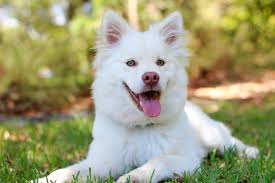
#> input picture puppy.jpg, 275 x 183 px
$ jupyter execute Week2.ipynb
#> lines starting #> are read from the running program, lines starting #| are printed output that depends on the picture; long printed decimals are rounded
[cell 1]
import cv2
import numpy as np
from matplotlib import pyplot as plt

### Load Image

[cell 2]
img1 = cv2.imread("puppy.jpg", 0)
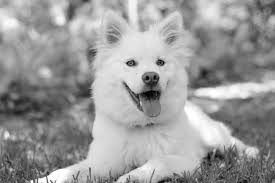
#> img1: shape (183, 275); min 0, max 255, mean 154.2

### Rotate image

[cell 3]
(h1, w1) = img1.shape[:2]
#> h1 = 183; w1 = 275
center1 = (w1 / 2, h1 / 2)
#> center1 = (137.5, 91.5)

M1 = cv2.getRotationMatrix2D(center1, 30, 1.0)
rotated_img1 = cv2.warpAffine(img1, M1, (w1, h1))
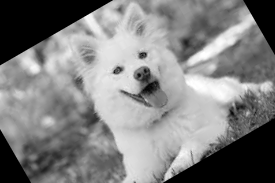
#> rotated_img1: shape (183, 275); min 0, max 255, mean 128.7

### Calculate Histogram

[cell 4]
hist1 = cv2.calcHist([img1], [0], None, [64], [0, 256])
#> hist1 = 64 values, max 1834 at index 49, min 13 at index 4, mean 786.3
cv2.normalize(hist1, hist1)

rotated_hist1 = cv2.calcHist([rotated_img1[rotated_img1 != 0]], [0], None, [64], [0, 256])
#> rotated_hist1 = 64 values, max 1689 at index 49, min 7 at index 0, mean 647.1
rotated_hist1 = cv2.normalize(rotated_hist1, rotated_hist1)
#> rotated_hist1 = 64 values, max 0.264 at index 49, min 0.0011 at index 0, mean 0.101

### Plot Images with Histogram

[cell 5]
fig, (ax1, ax2) = plt.subplots(nrows=2, ncols=2, figsize=(20, 12))
ax1[0].set_axis_off()
ax1[0].imshow(img1, cmap='gray')
ax1[1].grid()
ax1[1].set_title('Histogram of image', fontsize=16, color="red")
ax1[1].plot(hist1)
ax2[0].set_axis_off()
ax2[0].imshow(rotated_img1, cmap='gray')
ax2[1].grid()
ax2[1].set_title('Histogram of rotated image', fontsize=16, color="red")
ax2[1].plot(rotated_hist1)
plt.show()
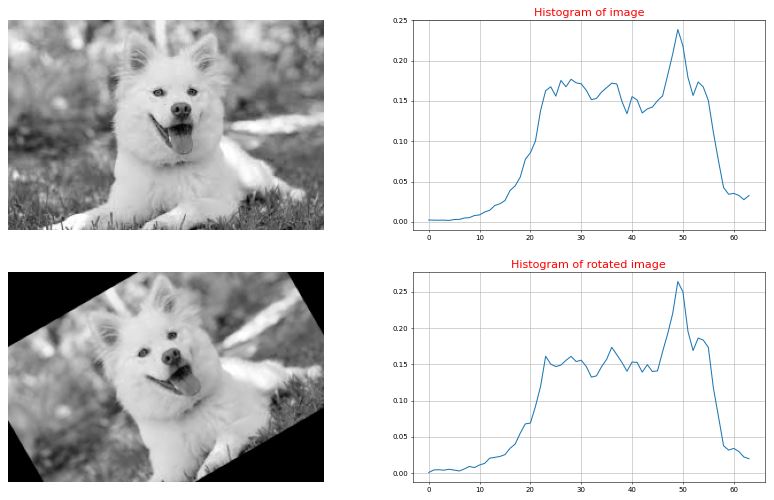
#> figure drawn by matplotlib, 4 panels; panel 2: curve peaks at x = 49, y = 0.238; panel 4: curve peaks at x = 49, y = 0.264

### Show distance between image and rotated image histogram

[cell 6]
d_rotated = cv2.compareHist(hist1, rotated_hist1, method=cv2.HISTCMP_CHISQR)
#> d_rotated = 0.0828
d = cv2.compareHist(hist1, hist1, method=cv2.HISTCMP_CHISQR)
#> d = 0

print("Same histogram CHISQR distance: {}".format(d))
#| Same histogram CHISQR distance: 0.0
print("Rotated CHISQR distance: {}".format(d_rotated))
#| Rotated CHISQR distance: 0.08279
